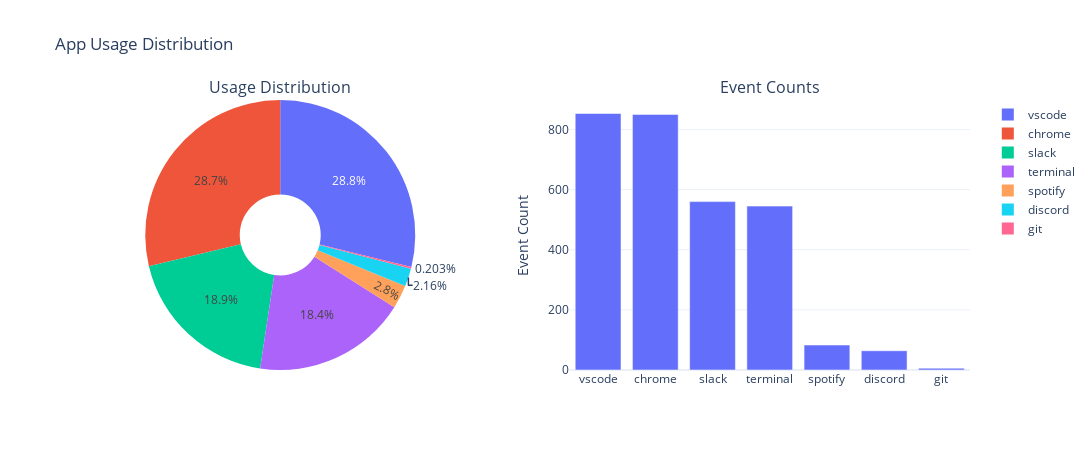

Source (notebook cell):
### Markdown cell above
## App Usage Distribution

### Code cell
app_counts = df['app_id'].value_counts()

fig = make_subplots(
    rows=1, cols=2,
    subplot_titles=("Usage Distribution", "Event Counts"),
    specs=[[{"type": "pie"}, {"type": "bar"}]]
)

fig.add_trace(go.Pie(
    labels=app_counts.index,
    values=app_counts.values,
    hole=0.3
), row=1, col=1)

fig.add_trace(go.Bar(
    x=app_counts.index,
    y=app_counts.values,
    marker_color='#636EFA',
    showlegend=False
), row=1, col=2)

fig.update_layout(
    title="App Usage Distribution",
    height=450,
    width=1100,
    template='plotly_white'
)
fig.update_yaxes(title_text="Event Count", row=1, col=2)
fig.show()

### Figure 1 — Plotly figure (JSON) as saved in the notebook; plotly's stock layout.template omitted (floating-point values rounded to 4 significant figures)
{"data": [{"domain": {"x": [0, 0.45], "y": [0, 1]}, "hole": 0.3, "labels": ["vscode", "chrome", "slack", "terminal", "spotify", "discord", "git"], "type": "pie", "values": [853, 850, 560, 545, 83, 64, 6]}, {"marker": {"color": "#636EFA"}, "showlegend": false, "type": "bar", "x": ["vscode", "chrome", "slack", "terminal", "spotify", "discord", "git"], "xaxis": "x", "y": [853, 850, 560, 545, 83, 64, 6], "yaxis": "y"}], "layout": {"annotations": [{"font": {"size": 16}, "showarrow": false, "text": "Usage Distribution", "x": 0.225, "xanchor": "center", "xref": "paper", "y": 1, "yanchor": "bottom", "yref": "paper"}, {"font": {"size": 16}, "showarrow": false, "text": "Event Counts", "x": 0.775, "xanchor": "center", "xref": "paper", "y": 1, "yanchor": "bottom", "yref": "paper"}], "height": 450, "title": {"text": "App Usage Distribution"}, "width": 1100, "xaxis": {"anchor": "y", "domain": [0.55, 1]}, "yaxis": {"anchor": "x", "domain": [0, 1], "title": {"text": "Event Count"}}}}
